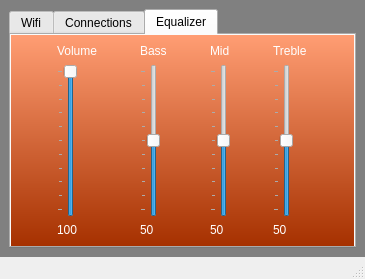
<?xml version="1.0" encoding="UTF-8"?>
<ui version="4.0">
 <class>MainWindow</class>
 <widget class="QMainWindow" name="MainWindow">
  <property name="geometry">
   <rect>
    <x>0</x>
    <y>0</y>
    <width>365</width>
    <height>279</height>
   </rect>
  </property>
  <property name="windowTitle">
   <string>Audiophiles</string>
  </property>
  <property name="styleSheet">
   <string notr="true">#centralwidget{
background:  gray;
}
#tabConnections{
background: QLinearGradient(x1: 0, y1: 0, x2: 0, y2: 1, stop: 0 #FF9D73, stop: 1 #A63100);
}
#tabMixer{
background: QLinearGradient(x1: 0, y1: 0, x2: 0, y2: 1, stop: 0 #FF9D73, stop: 1 #A63100);
}
#tabEqualizer{
background: QLinearGradient(x1: 0, y1: 0, x2: 0, y2: 1, stop: 0 #FF9D73, stop: 1 #A63100);
}
#tabWifi{
background: QLinearGradient(x1: 0, y1: 0, x2: 0, y2: 1, stop: 0 #FF9D73, stop: 1 #A63100);
}
QPushButton{
color:black;
background-color: #FF9D73;
}
QComboBox{
background: #FF9D73;
color: white;
}
QLabel{
color: white;
}
QCheckBox{
color: black;
background-color: #FF9D73;
}</string>
  </property>
  <widget class="QWidget" name="centralwidget">
   <property name="maximumSize">
    <size>
     <width>520</width>
     <height>16777215</height>
    </size>
   </property>
   <layout class="QGridLayout" name="gridLayout">
    <item row="0" column="0">
     <widget class="QTabWidget" name="tabWidget">
      <property name="currentIndex">
       <number>2</number>
      </property>
      <widget class="QWidget" name="tabWifi">
       <attribute name="title">
        <string>Wifi</string>
       </attribute>
       <layout class="QGridLayout" name="gridLayout_4">
        <item row="0" column="0">
         <widget class="QLabel" name="lblTxtCurrentNetwork">
          <property name="text">
           <string>Network:</string>
          </property>
         </widget>
        </item>
        <item row="1" column="0">
         <widget class="QLabel" name="lblTxtCurrentIP">
          <property name="text">
           <string>Your IP:</string>
          </property>
         </widget>
        </item>
        <item row="2" column="4">
         <widget class="QPushButton" name="btnWifiRefresh">
          <property name="text">
           <string>Refresh</string>
          </property>
         </widget>
        </item>
        <item row="3" column="4">
         <widget class="QPushButton" name="btnConnectWifi">
          <property name="text">
           <string>Connect</string>
          </property>
         </widget>
        </item>
        <item row="4" column="4">
         <widget class="QPushButton" name="btnDisconnectWifi">
          <property name="text">
           <string>Disconnect</string>
          </property>
         </widget>
        </item>
        <item row="2" column="0">
         <widget class="QLabel" name="lblTxtAvailableNetworks">
          <property name="text">
           <string>Networks:</string>
          </property>
         </widget>
        </item>
        <item row="3" column="0" colspan="2">
         <widget class="QComboBox" name="cmbWifi"/>
        </item>
        <item row="0" column="2">
         <widget class="QLabel" name="lblNetwork">
          <property name="text">
           <string>None</string>
          </property>
         </widget>
        </item>
        <item row="1" column="2">
         <widget class="QLabel" name="lblIP">
          <property name="text">
           <string>0.0.0.0</string>
          </property>
         </widget>
        </item>
       </layout>
      </widget>
      <widget class="QWidget" name="tabConnections">
       <attribute name="title">
        <string>Connections</string>
       </attribute>
       <layout class="QGridLayout" name="gridLayout_3">
        <item row="0" column="0">
         <widget class="QLabel" name="lblTxtReceive">
          <property name="text">
           <string>Receive:</string>
          </property>
         </widget>
        </item>
        <item row="2" column="0">
         <widget class="QLabel" name="lblTxtSend">
          <property name="text">
           <string>Broadcast Audio:</string>
          </property>
         </widget>
        </item>
        <item row="0" column="1">
         <widget class="QCheckBox" name="chkReceiveTransmit">
          <property name="text">
           <string>Receive</string>
          </property>
         </widget>
        </item>
        <item row="2" column="1">
         <widget class="QCheckBox" name="chkSendTransmit">
          <property name="text">
           <string>Transmit</string>
          </property>
         </widget>
        </item>
       </layout>
      </widget>
      <widget class="QWidget" name="tabEqualizer">
       <attribute name="title">
        <string>Equalizer</string>
       </attribute>
       <layout class="QGridLayout" name="gridLayout_2">
        <item row="1" column="3">
         <widget class="QSlider" name="slideBass">
          <property name="maximum">
           <number>100</number>
          </property>
          <property name="singleStep">
           <number>10</number>
          </property>
          <property name="value">
           <number>50</number>
          </property>
          <property name="orientation">
           <enum>Qt::Vertical</enum>
          </property>
          <property name="tickPosition">
           <enum>QSlider::TicksAbove</enum>
          </property>
          <property name="tickInterval">
           <number>10</number>
          </property>
         </widget>
        </item>
        <item row="1" column="4">
         <widget class="QSlider" name="slideMid">
          <property name="cursor">
           <cursorShape>ArrowCursor</cursorShape>
          </property>
          <property name="maximum">
           <number>100</number>
          </property>
          <property name="singleStep">
           <number>10</number>
          </property>
          <property name="value">
           <number>50</number>
          </property>
          <property name="orientation">
           <enum>Qt::Vertical</enum>
          </property>
          <property name="tickPosition">
           <enum>QSlider::TicksAbove</enum>
          </property>
          <property name="tickInterval">
           <number>10</number>
          </property>
         </widget>
        </item>
        <item row="1" column="5">
         <widget class="QSlider" name="slideTreble">
          <property name="maximum">
           <number>100</number>
          </property>
          <property name="singleStep">
           <number>10</number>
          </property>
          <property name="value">
           <number>50</number>
          </property>
          <property name="orientation">
           <enum>Qt::Vertical</enum>
          </property>
          <property name="tickPosition">
           <enum>QSlider::TicksAbove</enum>
          </property>
          <property name="tickInterval">
           <number>10</number>
          </property>
         </widget>
        </item>
        <item row="1" column="1">
         <widget class="QSlider" name="slideVolEq">
          <property name="maximum">
           <number>100</number>
          </property>
          <property name="singleStep">
           <number>10</number>
          </property>
          <property name="value">
           <number>100</number>
          </property>
          <property name="sliderPosition">
           <number>100</number>
          </property>
          <property name="orientation">
           <enum>Qt::Vertical</enum>
          </property>
          <property name="tickPosition">
           <enum>QSlider::TicksAbove</enum>
          </property>
          <property name="tickInterval">
           <number>10</number>
          </property>
         </widget>
        </item>
        <item row="0" column="5">
         <widget class="QLabel" name="lblTxtTerble">
          <property name="text">
           <string>Treble</string>
          </property>
         </widget>
        </item>
        <item row="0" column="4">
         <widget class="QLabel" name="lblTxtMid">
          <property name="text">
           <string>Mid</string>
          </property>
         </widget>
        </item>
        <item row="0" column="3">
         <widget class="QLabel" name="lblTxtBass">
          <property name="text">
           <string>Bass</string>
          </property>
         </widget>
        </item>
        <item row="0" column="1">
         <widget class="QLabel" name="lblTxtVolEq">
          <property name="text">
           <string>Volume</string>
          </property>
         </widget>
        </item>
        <item row="2" column="1">
         <widget class="QLabel" name="lblVolEq">
          <property name="text">
           <string>100</string>
          </property>
         </widget>
        </item>
        <item row="2" column="3">
         <widget class="QLabel" name="lblBass">
          <property name="text">
           <string>50</string>
          </property>
         </widget>
        </item>
        <item row="2" column="4">
         <widget class="QLabel" name="lblMid">
          <property name="text">
           <string>50</string>
          </property>
         </widget>
        </item>
        <item row="2" column="5">
         <widget class="QLabel" name="lblTreble">
          <property name="text">
           <string>50</string>
          </property>
         </widget>
        </item>
       </layout>
      </widget>
     </widget>
    </item>
   </layout>
  </widget>
  <widget class="QMenuBar" name="menubar">
   <property name="geometry">
    <rect>
     <x>0</x>
     <y>0</y>
     <width>365</width>
     <height>25</height>
    </rect>
   </property>
  </widget>
  <widget class="QStatusBar" name="statusbar"/>
 </widget>
 <resources/>
 <connections/>
</ui>
